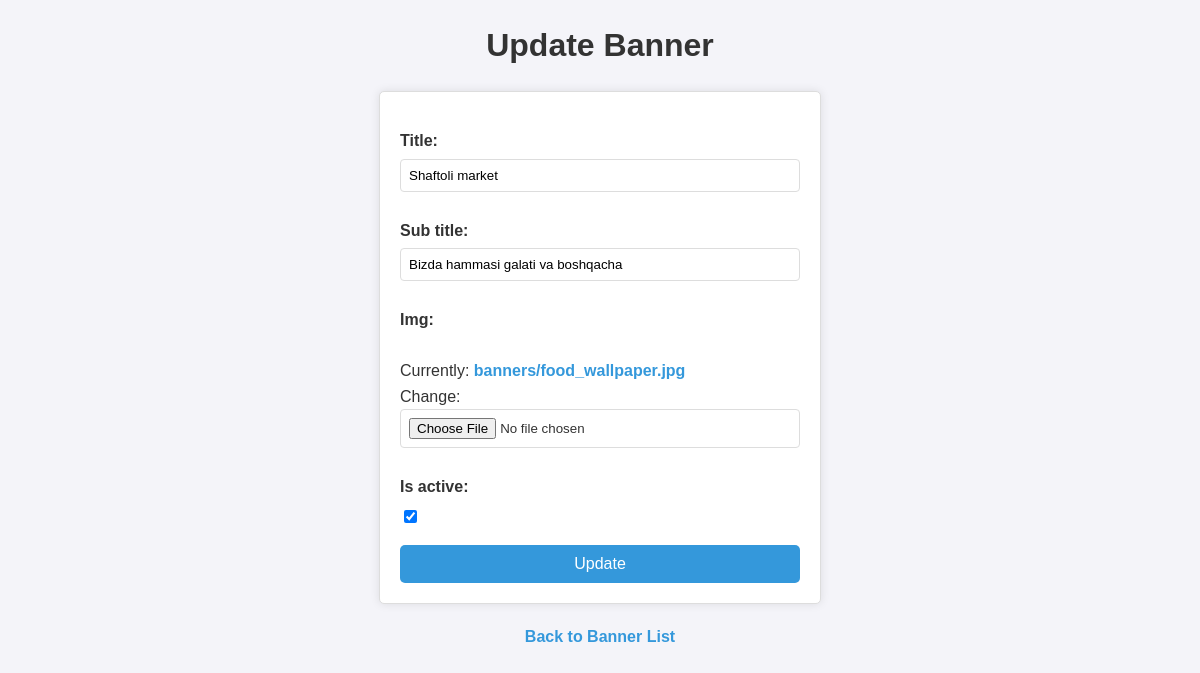
The app's page /main/banners/2/update/ with its own data.
### Goods/models.py (models this page shows, shortened)
class Banner(models.Model):
    title = models.CharField(max_length=255)
    sub_title = models.CharField(max_length=255, blank=True, null=True)
    img = models.ImageField(upload_to='banners/')
    is_active = models.BooleanField(default=True)

### Goods/views.py (the view)
# urls.py: path('banners/<int:pk>/update/', views.banner_update, name='banner_update'),
def banner_update(request, pk):
    banner = get_object_or_404(models.Banner, pk=pk)
    if request.method == 'POST':
        form = forms.BannerForm(request.POST, request.FILES, instance=banner)
        if form.is_valid():
            form.save()
            return redirect('banner_list')
    else:
        form = forms.BannerForm(instance=banner)
    return render(request, 'banners/banner_form.html', {'form': form})

### Goods/forms.py
class BannerForm(forms.ModelForm):
    class Meta:
        model = Banner
        fields = ['title', 'sub_title', 'img', 'is_active']

### templates/banners/banner_form.html (shortened to what this page needs)
<!DOCTYPE html>
<html lang="en">
{% load static %}
<head>
    <link rel="stylesheet" href="{% static 'assets/css/style3.css' %}">
</head>
<body>
    <h1>{% if form.instance.pk %}Update{% else %}Create{% endif %} Banner</h1>
    <form method="POST" enctype="multipart/form-data">
        {{ form.as_p }}
        <button type="submit">{% if form.instance.pk %}Update{% else %}Save{% endif %}</button>
    </form>
    <a href="{% url 'banner_list' %}">Back to Banner List</a>
</body>
</html>

### static/assets/css/style3.css (style rules this page uses)
body, h1, form { margin: 0; padding: 0; }
body { font-family: Arial, sans-serif; line-height: 1.6; background-color: #f4f4f9; padding: 20px; color: #333; display: flex; flex-direction: column; align-items: center; }
h1 { margin-bottom: 20px; color: #333; text-align: center; }
form { background-color: #fff; padding: 20px; border: 1px solid #ddd; border-radius: 5px; box-shadow: 0 0 10px rgba(0, 0, 0, 0.1); max-width: 400px; width: 100%; }
form p { margin-bottom: 15px; }
label { display: block; margin-bottom: 5px; font-weight: bold; }
input[type="text"], input[type="file"], textarea { width: 100%; padding: 8px; border: 1px solid #ddd; border-radius: 4px; box-sizing: border-box; margin-bottom: 10px; transition: border-color 0.3s ease; }
button[type="submit"] { display: inline-block; background-color: #3498db; color: #fff; padding: 10px 20px; border: none; border-radius: 5px; cursor: pointer; transition: background-color 0.3s ease; width: 100%; font-size: 16px; }
a { text-decoration: none; color: #3498db; font-weight: bold; margin-top: 20px; display: inline-block; transition: color 0. }

### records on screen
Banner: title "Shaftoli market", sub_title "Bizda hammasi galati va boshqacha", is_active "☑"
